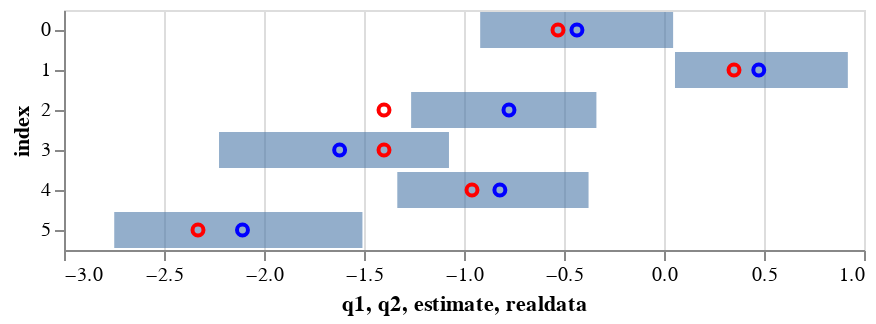

Here is the notebook cell this chart was saved with:
### Code cell
b = np.squeeze(ps['alpha'])
estb = np.mean(b, 0)
quantb = np.quantile(b, q=[0.025, 0.975], axis=0)
qb1 = quantb[0]
qb2 = quantb[1]
df2 = pd.DataFrame(estb, columns=['estimate'])
df2['q1'] = qb1
df2['q2'] = qb2
df2['realdata'] = expdata.raw_data['alpha']
df2 = df2.reset_index()


c1 = alt.Chart(df2).mark_bar(
opacity=0.6).encode(
    x='q1',
    x2='q2',
    y='index:N'
)
c2 = alt.Chart(df2).mark_point(
opacity=1,
color='blue').encode(
    x='estimate',
    y='index:N'
)
c3 = alt.Chart(df2).mark_point(
opacity=1,
color='red').encode(
    x='realdata',
    y='index:N'
)
c1+c2+c3

# red real data
# blue MCMC samples

### Figure 1 — Vega-Lite specification as saved in the notebook (floating-point values rounded to 4 significant figures)
{"config": {"view": {"continuousWidth": 400, "continuousHeight": 300}}, "layer": [{"mark": {"type": "bar", "opacity": 0.6}, "encoding": {"x": {"type": "quantitative", "field": "q1"}, "x2": {"field": "q2"}, "y": {"type": "nominal", "field": "index"}}}, {"mark": {"type": "point", "color": "blue", "opacity": 1}, "encoding": {"x": {"type": "quantitative", "field": "estimate"}, "y": {"type": "nominal", "field": "index"}}}, {"mark": {"type": "point", "color": "red", "opacity": 1}, "encoding": {"x": {"type": "quantitative", "field": "realdata"}, "y": {"type": "nominal", "field": "index"}}}], "data": {"name": "data-34a804fc9e8273ad7afba1d0bd981453"}, "$schema": "https://vega.github.io/schema/vega-lite/v4.8.1.json", "datasets": {"data-34a804fc9e8273ad7afba1d0bd981453": [{"index": 0, "estimate": -0.4353, "q1": -0.9191, "q2": 0.0456, "realdata": -0.53}, {"index": 1, "estimate": 0.4739, "q1": 0.05496, "q2": 0.9192, "realdata": 0.35}, {"index": 2, "estimate": -0.7751, "q1": -1.264, "q2": -0.338, "realdata": -1.4}, {"index": 3, "estimate": -1.622, "q1": -2.225, "q2": -1.075, "realdata": -1.4}, {"index": 4, "estimate": -0.8207, "q1": -1.334, "q2": -0.3772, "realdata": -0.96}, {"index": 5, "estimate": -2.108, "q1": -2.749, "q2": -1.508, "realdata": -2.33}]}}
